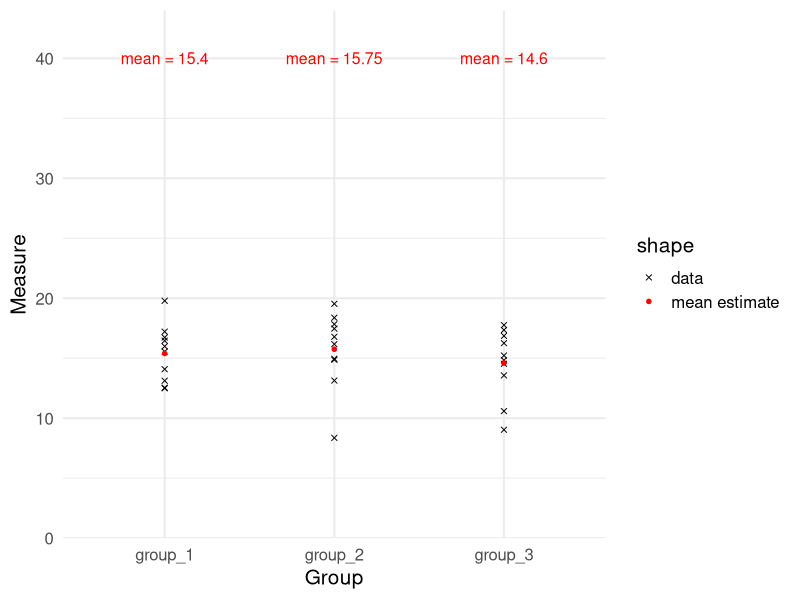
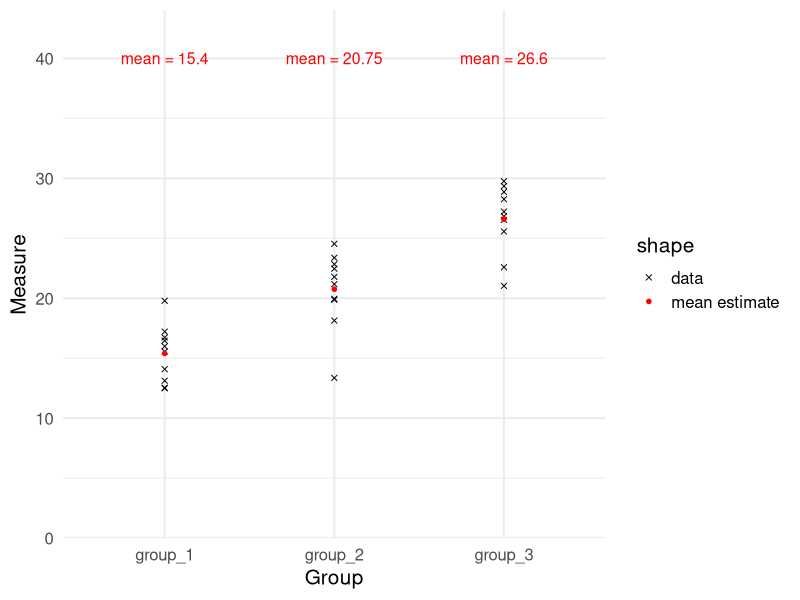
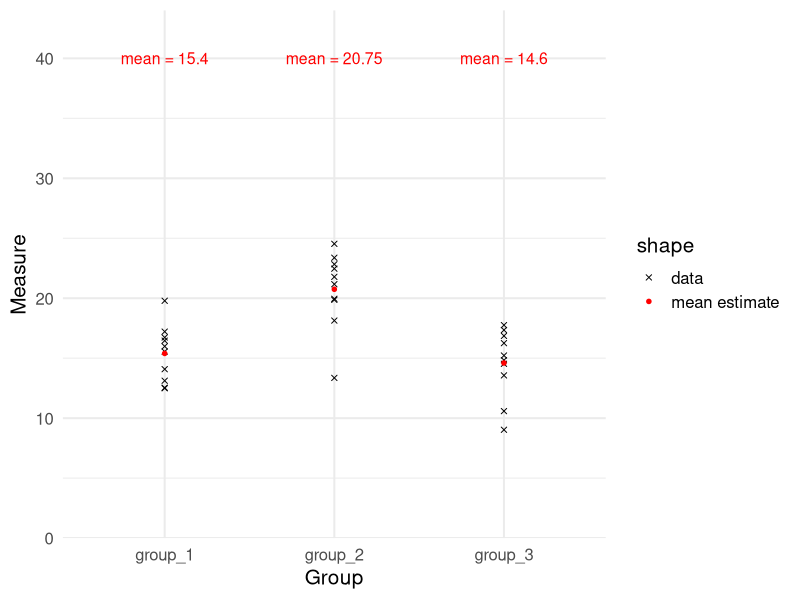
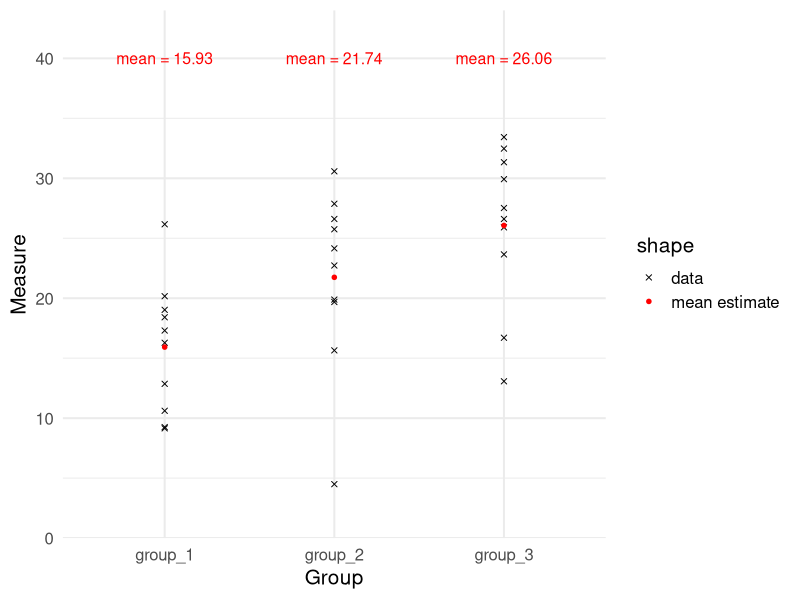
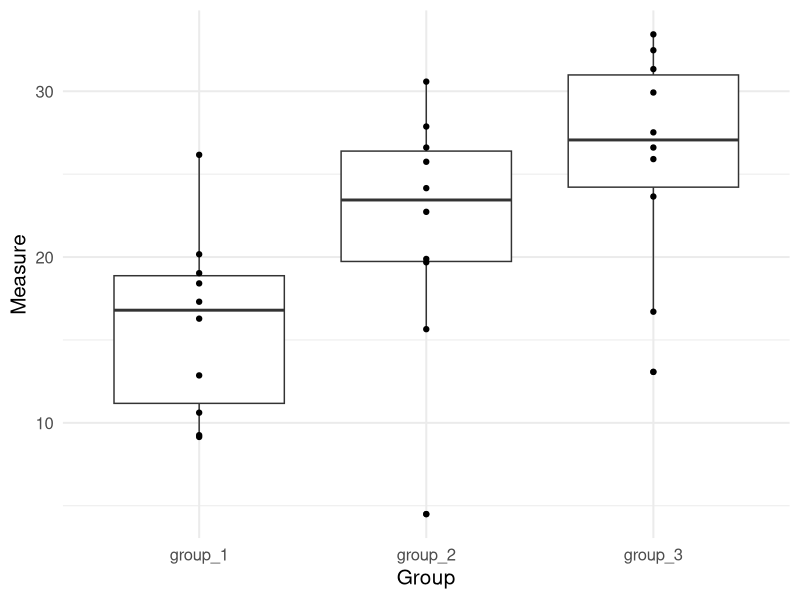
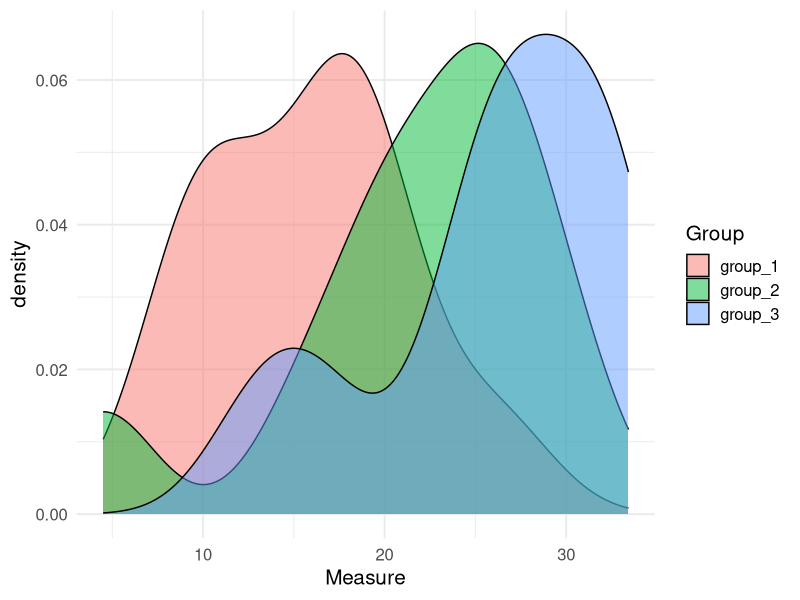
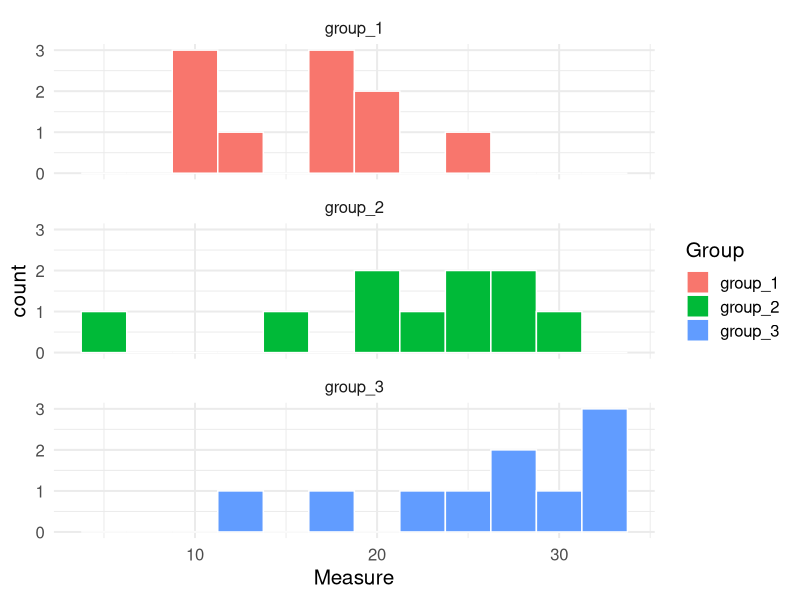
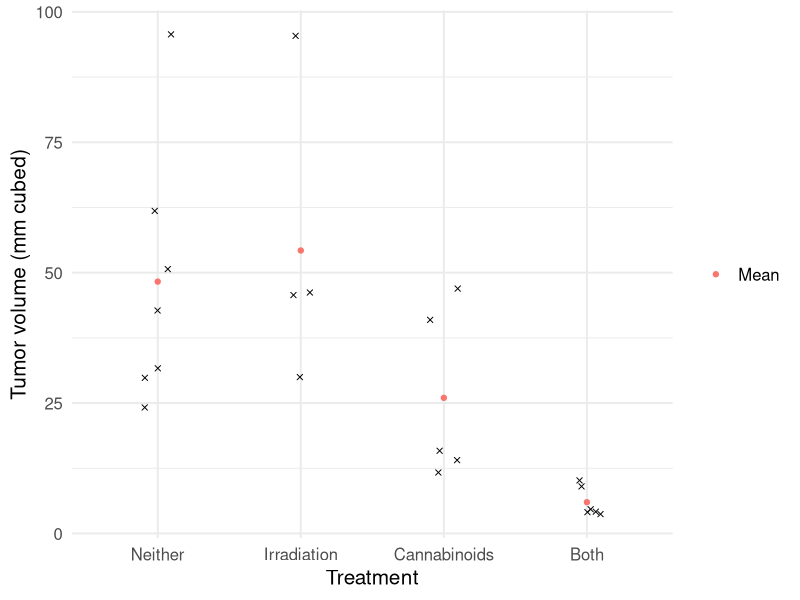

Source code (R) for these figures, in order:
## ---- chunk 1
library(ggplot2)
library(dplyr)
library(tidyr)
library(forcats)
library(broom)
knitr::opts_chunk$set(fig.align = "center", message = FALSE, warning = FALSE)
## ---- chunk 2
choose(3, 2) # 3 groups
choose(4, 2) # 4 groups
choose(10, 2) # 10 groups
## ---- chunk 3
1 - (1 - 0.05)^6
## ---- chunk 4
three_group_plot <- function(mu, sd) {
  set.seed(1)
  dat <- data.frame(group_1 = rnorm(10, mu[1], sd),
                    group_2 = rnorm(10, mu[2], sd),
                    group_3 = rnorm(10, mu[3], sd))

  narrow <- dat %>%
    pivot_longer(cols = group_1:group_3,
                 names_to = "Group", values_to = "Measure")

  means <- narrow %>%
    group_by(Group) %>%
    summarise(Measure = mean(Measure))

  ggplot(narrow, aes(x = Group, y = Measure)) +
    geom_point(aes(pch = "data")) +
    geom_point(data = means, col = "red", size = 2,
               aes(pch = "mean estimate")) +
    geom_text(data = means, col = "red", size = 4,
              aes(y = 40, label = paste("mean =", round(Measure, 2)))) +
    scale_shape_manual(values = c(4, 20)) +
    scale_y_continuous(limits = c(2, 42)) +
    theme_minimal(base_size = 15)
}
## ---- chunk 5
three_group_plot(mu = c(15, 15, 15), sd = 3)
## ---- chunk 6
three_group_plot(mu = c(15, 20, 27), sd = 3)
## ---- chunk 7
three_group_plot(mu = c(15, 20, 15), sd = 3)
## ---- chunk 8
three_group_plot(mu = c(15, 20, 27), sd = 7)
## ---- chunk 9
make_data <- function(mu, sd) {
  set.seed(1)
  data.frame(group_1 = rnorm(10, mu[1], sd),
             group_2 = rnorm(10, mu[2], sd),
             group_3 = rnorm(10, mu[3], sd)) %>%
    pivot_longer(cols = group_1:group_3,
                 names_to = "Group", values_to = "Measure")
}

tidy(aov(Measure ~ Group, data = make_data(c(15, 20, 27), sd = 3)))
tidy(aov(Measure ~ Group, data = make_data(c(15, 20, 27), sd = 7)))
## ---- chunk 10
diff_3_narrow <- make_data(c(15, 20, 27), sd = 7)
## ---- chunk 11
ggplot(diff_3_narrow, aes(x = Group, y = Measure)) +
  geom_boxplot() +
  geom_point() +
  theme_minimal(base_size = 15)
## ---- chunk 12
ggplot(diff_3_narrow, aes(x = Measure)) +
  geom_density(aes(fill = Group), alpha = 0.5) +
  theme_minimal(base_size = 15)
## ---- chunk 13
ggplot(diff_3_narrow, aes(x = Measure)) +
  geom_histogram(aes(fill = Group), col = "white", binwidth = 2.5) +
  facet_wrap(~ Group, nrow = 3) +
  theme_minimal(base_size = 15)
## ---- chunk 14
treatment <- c(rep("Irradiation", 4), rep("Cannabinoids", 5),
               rep("Both", 6), rep("Neither", 7))

tumor_volume <- c(30, 46, 46, 95,          # Irradiation
                  12, 14, 16, 41, 47,      # Cannabinoids
                  5, 4, 4, 4, 10, 9,       # Both
                  24, 30, 43, 51, 62, 32, 96) # Neither

cancer_data <- data.frame(treatment, tumor_volume)
head(cancer_data)
## ---- chunk 15
cancer_data <- cancer_data %>%
  mutate(trt_order = fct_relevel(treatment, c("Neither", "Irradiation",
                                              "Cannabinoids", "Both")))
## ---- chunk 16
summary_stats <- cancer_data %>%
  group_by(trt_order) %>%
  summarise(mean_vol = mean(tumor_volume),
            sd_vol = sd(tumor_volume),
            samp_size = n())

summary_stats
## ---- chunk 17
summary_stats %>%
  summarise(s_max = max(sd_vol), s_min = min(sd_vol),
            ratio = max(sd_vol) / min(sd_vol))
## ---- chunk 18
set.seed(42) # geom_jitter is random, so seed it to get the same picture twice
ggplot(cancer_data, aes(x = trt_order, y = tumor_volume)) +
  geom_jitter(pch = 4, width = 0.1) +
  geom_point(data = summary_stats, aes(y = mean_vol, col = "Mean"), pch = 19) +
  labs(y = "Tumor volume (mm cubed)", x = "Treatment", col = NULL) +
  theme_minimal(base_size = 15)
## ---- chunk 19
cancer_anova <- aov(tumor_volume ~ treatment, data = cancer_data)
tidy(cancer_anova)
## ---- chunk 20
k <- 4
n_total <- nrow(cancer_data)
n_total

pf(6.699489, df1 = k - 1, df2 = n_total - k, lower.tail = FALSE)
## ---- chunk 21
alpha_star <- 0.05 / choose(4, 2)
alpha_star
## ---- chunk 22
both <- cancer_data %>% filter(treatment == "Both") %>% pull(tumor_volume)
neither <- cancer_data %>% filter(treatment == "Neither") %>% pull(tumor_volume)
can <- cancer_data %>% filter(treatment == "Cannabinoids") %>% pull(tumor_volume)
irr <- cancer_data %>% filter(treatment == "Irradiation") %>% pull(tumor_volume)

n_b <- t.test(neither, both)
c_b <- t.test(can, both)
i_b <- t.test(irr, both)
n_c <- t.test(neither, can)
n_i <- t.test(neither, irr)
c_i <- t.test(can, irr)

p_values <- c(n_b$p.value, c_b$p.value, i_b$p.value,
              n_c$p.value, n_i$p.value, c_i$p.value)
names(p_values) <- c("n_b", "c_b", "i_b", "n_c", "n_i", "c_i")
round(p_values, 4)
## ---- chunk 23
p_values < alpha_star
## ---- chunk 24
diffs <- TukeyHSD(cancer_anova, conf.level = 0.95) %>% tidy()
diffs %>% select(contrast, estimate, conf.low, conf.high, adj.p.value)
## ---- chunk 25
diffs %>%
  mutate(excludes_zero = (conf.low > 0) | (conf.high < 0),
         significant = adj.p.value < 0.05) %>%
  select(contrast, excludes_zero, significant)
## ---- chunk 26
ggplot(diffs, aes(x = contrast, y = estimate)) +
  geom_point() +
  geom_segment(aes(y = conf.low, yend = conf.high, xend = contrast)) +
  geom_hline(aes(yintercept = 0), lty = 2) +
  geom_text(aes(label = paste0("p-value:\n ", round(adj.p.value, 3))),
            nudge_x = 0.35, size = 3.5) +
  labs(y = "Estimated difference", x = "") +
  scale_x_discrete(expand = expansion(add = c(0.5, 0.9))) +
  theme_minimal(base_size = 13) +
  theme(axis.text.x = element_text(angle = 30, hjust = 1))
## ---- chunk 27
n_comparisons <- choose(5, 2)
n_comparisons

0.05 / n_comparisons
## ---- chunk 28
pf(3.1, df1 = 4, df2 = 35, lower.tail = FALSE)
## ---- chunk 29
sds <- c(3.1, 4.0, 5.8, 7.2)
max(sds) / min(sds)
